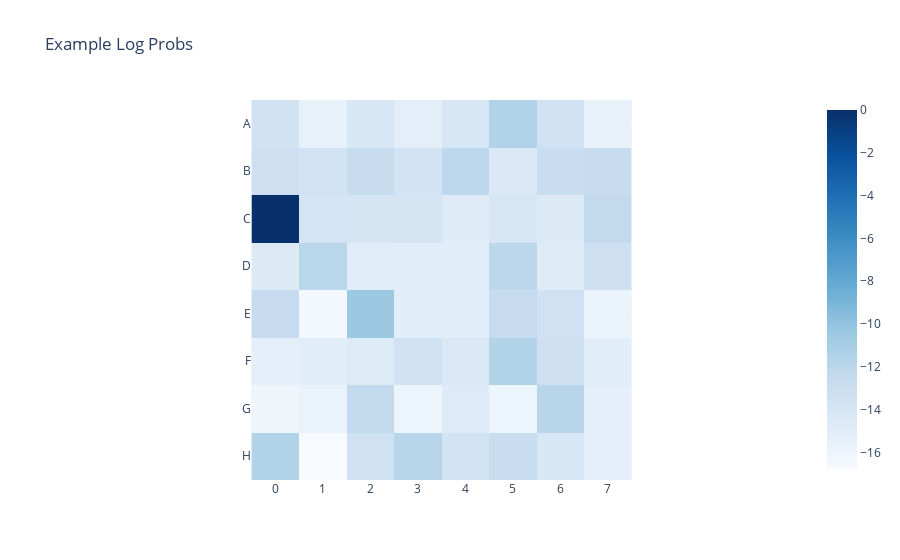

The cell this chart's notebook holds for it:
### Code cell
# -- Do a single forward pass with the model --
model_out = model(loader.dataset[0][0].unsqueeze(0).to(DEVICE))

logit_vec = model_out[0, -1] # 0th element of batch, final element of sequence
log_probs = logit_vec.log_softmax(-1)

# Remove passing
log_probs = log_probs[1:]
assert len(log_probs)==60 # all examples should have 60 moves (padded with -100 [?] if game ended beforehand)

# Set all cells to -15 by default, for a very negative log prob - this means the middle cells don't show up as mattering
temp_board_state = torch.full((64,), -15, device=logit_vec.device, dtype=logit_vec.dtype)
temp_board_state[stoi_indices] = log_probs

plot_square_as_board(temp_board_state.reshape(8, 8), zmax=0, diverging_scale=False, title="Example Log Probs")

### Figure 1 — Plotly figure (JSON) as saved in the notebook; plotly's stock layout.template omitted (floating-point values rounded to 4 significant figures)
{"data": [{"coloraxis": "coloraxis", "hovertemplate": "x: %{x}<br>y: %{y}<br>color: %{z}<extra></extra>", "name": "0", "type": "heatmap", "x": ["0", "1", "2", "3", "4", "5", "6", "7"], "xaxis": "x", "y": ["A", "B", "C", "D", "E", "F", "G", "H"], "yaxis": "y", "z": [[-13.57, -15.51, -14.17, -15.13, -14.04, -11.53, -13.56, -15.55], [-13.19, -13.68, -12.8, -13.66, -12.13, -14.34, -12.88, -12.77], [-0.0001422, -13.83, -13.93, -13.91, -14.78, -14.1, -14.58, -12.39], [-14.54, -11.98, -14.91, -15, -15, -12.07, -14.8, -13.31], [-12.62, -16.47, -10.44, -15, -15, -12.64, -13.42, -15.87], [-15.24, -14.98, -14.66, -13.54, -14.38, -11.59, -13.2, -15.0], [-16.1, -15.75, -12.43, -16.01, -14.59, -15.97, -11.86, -15.21], [-11.62, -16.82, -13.4, -11.91, -13.69, -12.84, -14.2, -15.24]]}], "layout": {"coloraxis": {"cmax": 0, "cmin": -16.82, "colorscale": [[0, "rgb(247,251,255)"], [0.125, "rgb(222,235,247)"], [0.25, "rgb(198,219,239)"], [0.375, "rgb(158,202,225)"], [0.5, "rgb(107,174,214)"], [0.625, "rgb(66,146,198)"], [0.75, "rgb(33,113,181)"], [0.875, "rgb(8,81,156)"], [1, "rgb(8,48,107)"]]}, "title": {"text": "Example Log Probs"}, "xaxis": {"anchor": "y", "constrain": "domain", "domain": [0, 1], "scaleanchor": "y"}, "yaxis": {"anchor": "x", "autorange": "reversed", "constrain": "domain", "domain": [0, 1]}}}
